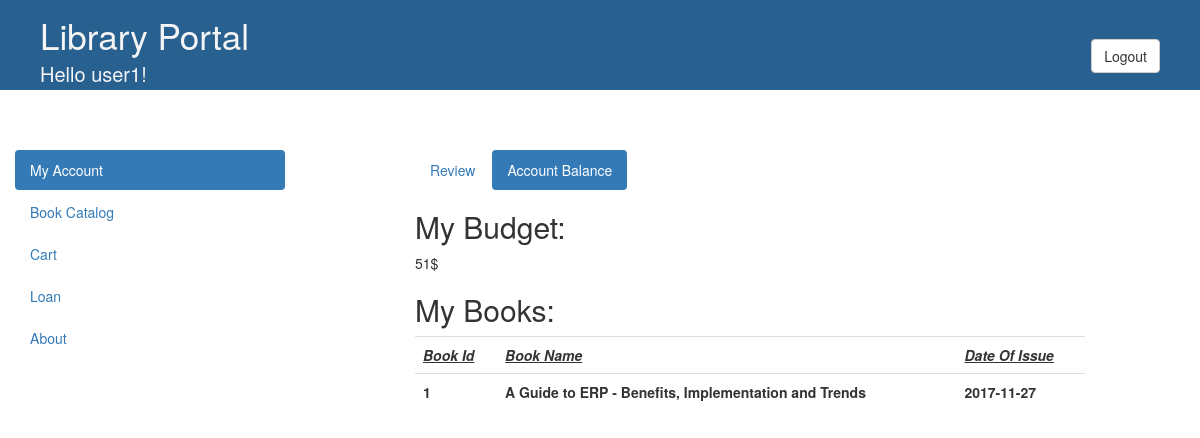
The app's page /myacc.php (signed in) with its own data.
### tables this page shows
CREATE TABLE `users` (
  `uname` varchar(100) NOT NULL,
  `pwd` varchar(50) NOT NULL,
  `name` varchar(100) NOT NULL,
  `eid` varchar(100) NOT NULL,
  `phno` varchar(15) NOT NULL,
  `bud` int(11) NOT NULL DEFAULT '50'
);

CREATE TABLE `orders` (
  `order_id` int(11) NOT NULL,
  `uname` varchar(100) NOT NULL,
  `name` varchar(100) NOT NULL,
  `bid` int(4) NOT NULL,
  `bname` varchar(500) NOT NULL,
  `phno` varchar(15) NOT NULL,
  `eid` varchar(100) NOT NULL,
  `doi` date NOT NULL,
  `dateOfReturn` date DEFAULT NULL
);

### myacc.php (the view, shortened to what this page needs)
<?php
include "loggedin.php";
?>
<!DOCTYPE html>
<html lang="en">
<head>
  <link rel="stylesheet" href="https://maxcdn.bootstrapcdn.com/bootstrap/3.3.7/css/bootstrap.min.css">
</head>
<BODY>
<div class="header" style="background-color:#286090;">
<div class="col-md-12">
<div class="col-md-3"><div style="text-align:justify;font-size: 35px;color:#f5f5f5 ;">Library Portal<br></div><div style="text-align:justify;font-size: 20px;color:#f5f5f5 ;">Hello
<?php
echo $_SESSION["uname"]."!";
?></div></div>
<div class="col-md-6"></div>
<div class="col-md-3"><div style="text-align:right;font-size: 20px;"><br><a href="/logout.php"><button type="button" class="btn btn-default">Logout</button></a>
</div>
</div>
</div>
</div><br><br><br>
    <div class="col-md-3">
      <ul class="nav nav-pills nav-stacked">
        <li  class="active"><a href="./home.php">My Account</a></li>
        <li><a href="./librarynew.php">Book Catalog</a></li>
        <li><a href="./cart.php">Cart</a></li>
         <li><a href="./loan.php">Loan</a></li>
        <li><a href="./about.html">About</a></li><br><br>
      </ul>
    </div>
<div class="col-md-1"></div>
<div class="col-md-7">
<ul class="nav nav-pills">
        <li><a href="./home.php">Review</a></li>
        <li  class="active"><a href="./myacc.php">Account Balance</a></li>
       </ul>
<?php
$uname=$_SESSION["uname"];
$sql3 = "SELECT bud FROM users Where uname='".$uname."'";
$result3 = $conn->query($sql3);
if ($result3->num_rows > 0){
while($row3 = $result3->fetch_assoc())
echo "<h2>My Budget:</h2>".$row3["bud"]."$<br>";}
?>
<?php
$uname=$_SESSION["uname"];
$sql = "SELECT bid,bname,doi FROM orders Where uname='$uname'";
$result = $conn->query($sql);
if ($result->num_rows > 0) {
echo "<h2>My Books:</h2><table class=table style=width:100>
<tr>
<th><i><u>Book Id</u></i></th>
<th><i><u>Book Name</u></i></th>
<th><i><u>Date Of Issue</u></i></th>
</tr>";
    while($row = $result->fetch_assoc()) {
echo "<tr><th>".$row["bid"]."</th><th>".$row["bname"]."</th><th>".$row["doi"]."</th></tr>";}
} else
    echo "No Book(s) Issued yet!";
?>
</table>
</div>
<div class="col-md-1"></div>
</body>
</html>

### myacc.php (style rules this page uses)
div.header { padding-top: 10px; padding-right: 10px; padding-bottom: 80px; padding-left: 10px; }

### records on screen
users: bud "51"
orders: bid "1", bname "A Guide to ERP - Benefits, Implementation and Trends", doi "2017-11-27"

### other values on screen
$_SESSION["uname"] "user1"
